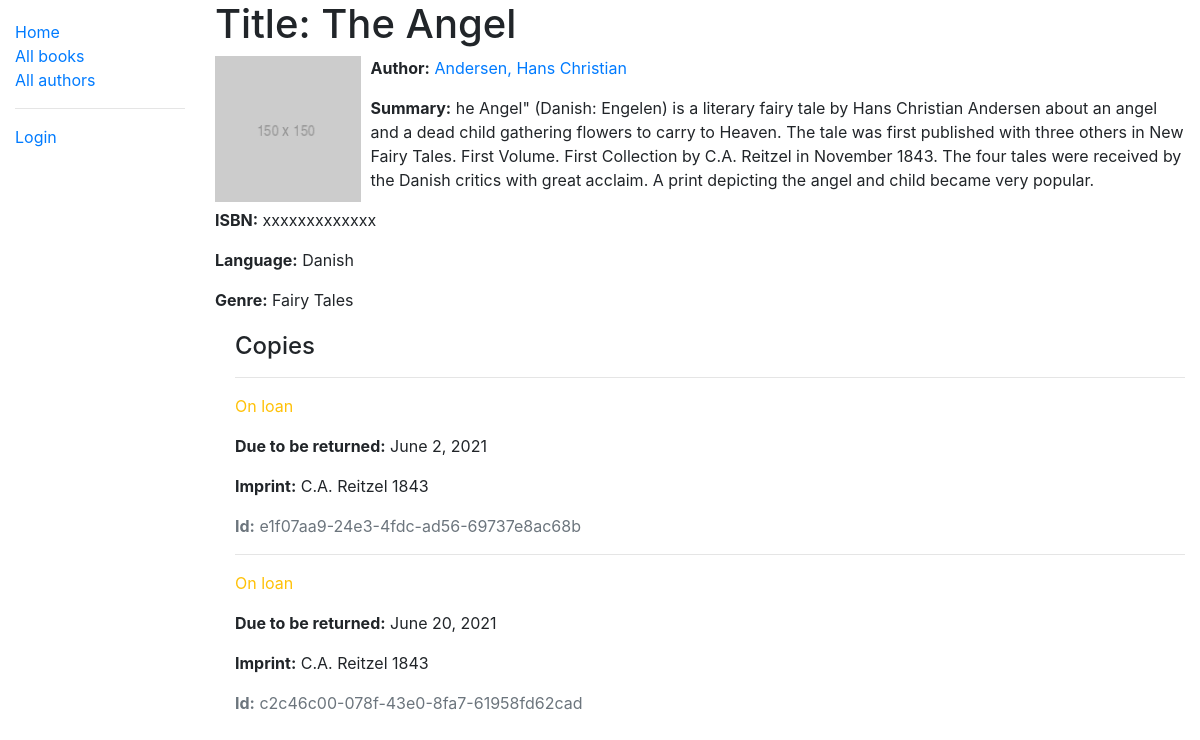
Page /catalog/book/3 on the earlier database version.
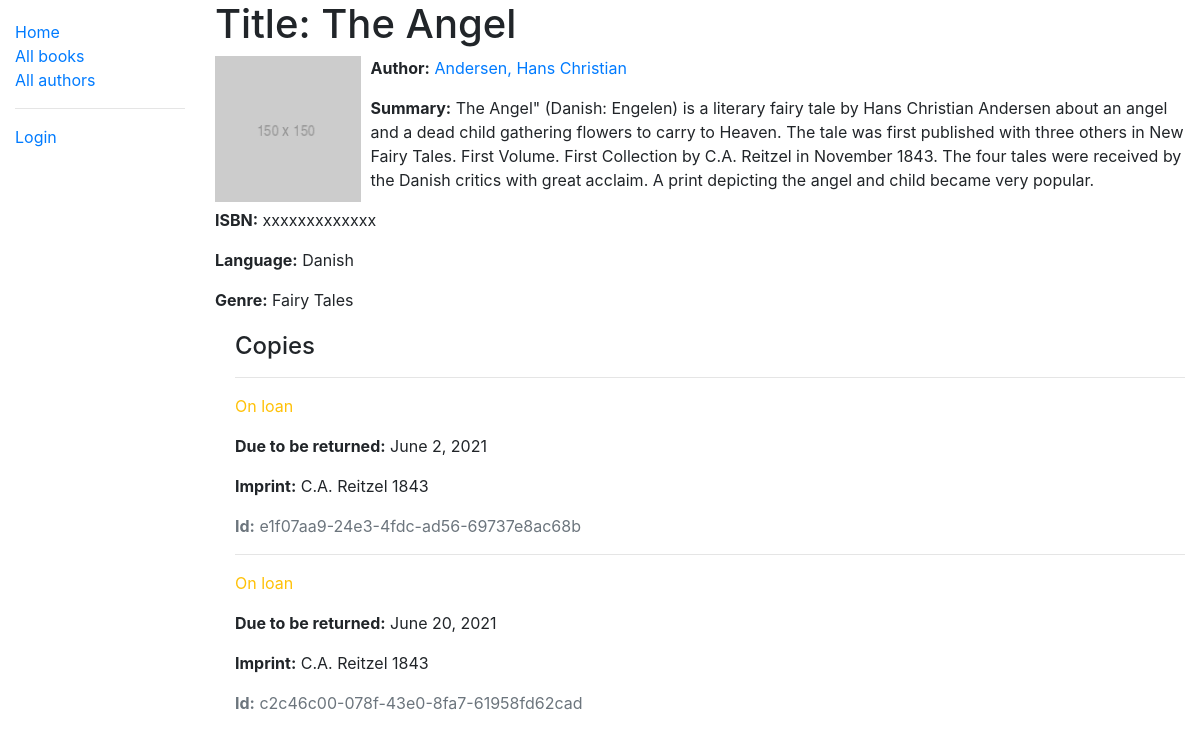
Same page on the later database version.
### catalog/models.py (models this page shows, shortened)
class Book(models.Model):
    title = models.CharField(max_length=200)
    author = models.ForeignKey('Author', on_delete=models.SET_NULL, null=True)
    summary = models.TextField(max_length=1000,
                               help_text='Enter brief description of book')
    isbn = models.CharField('ISBN', max_length=13,
                            unique=True,
                            help_text='13 Character <a href="https://www.isbn-international.org/content/what-isbn">ISBN number</a>')
    genre = models.ManyToManyField(Genre,
                                   help_text='Select genre for this book')
    language = models.ManyToManyField(Language,
                                   help_text='Select language book is written in')
    book_Img = models.ImageField(upload_to='images/',  default='')
    def display_genre(self):
        """Create a string for the Genre. This is required to display genre in Admin."""
        return ', '.join(genre.name for genre in self.genre.all()[:3])
    display_genre.short_description = 'Genre'

class Author(models.Model):
    first_name = models.CharField(max_length=100)
    last_name = models.CharField(max_length=100)
    date_of_birth = models.DateField(null=True, blank=True)
    date_of_death = models.DateField('died', null=True, blank=True)
    class Meta:
        ordering = ['last_name', 'first_name']
    def get_absolute_url(self):
        return reverse('author-detail', args=[str(self.id)])
    def __str__(self):
        return f'{self.last_name}, {self.first_name}'

class Language(models.Model):
    type = models.CharField(max_length=200,
                            help_text='Language book is written in (e.g. French)')
    def __str__(self):
        return self.type

class Genre(models.Model):
    name = models.CharField(max_length=200,
                            help_text='Enter book genre (e.g. Romance)')
    def __str__(self):
        return self.name

### catalog/views.py (the view, shortened to what this page needs)
class BookDetailView(generic.DetailView):
    model = Book

### catalog/templates/catalog/book_detail.html
{% extends "base_generic.html" %}
{% block content %}
  <h1>Title: {{ book.title }}</h1>
  <img src="{{ book.book_Img.url }}" class="img-responsive" style="width: 15%; float: left; margin-right: 10px;" />
  <p><strong>Author:</strong> <a href="{{ book.author.get_absolute_url }}">{{ book.author }}</a></p>
  <p><strong>Summary:</strong> {{ book.summary }}</p>
  <p><strong>ISBN:</strong> {{ book.isbn }}</p>
  <p><strong>Language:</strong> {{ book.language.all|join:", " }}</p>
  <p><strong>Genre:</strong> {{ book.genre.all|join:", " }}</p>
  <div style="margin-left:20px;margin-top:20px">
    <h4>Copies</h4>
    {% for copy in book.bookinstance_set.all %}
      <hr>
      <p class="{% if copy.status == 'a' %}text-success{% elif copy.status == 'm' %}text-danger{% else %}text-warning{% endif %}">
        {{ copy.get_status_display }}
      </p>
      {% if copy.status != 'a' %}
        <p><strong>Due to be returned:</strong> {{ copy.due_back }}</p>
      {% endif %}
      <p><strong>Imprint:</strong> {{ copy.imprint }}</p>
      <p class="text-muted"><strong>Id:</strong> {{ copy.id }}</p>
    {% endfor %}
  </div>
{% endblock %}

Differences in the rows shown:
changed Book "The Angel": summary "he Angel\" (Danish: Engelen) is…" → "The Angel\" (Danish: Engelen) is…"
